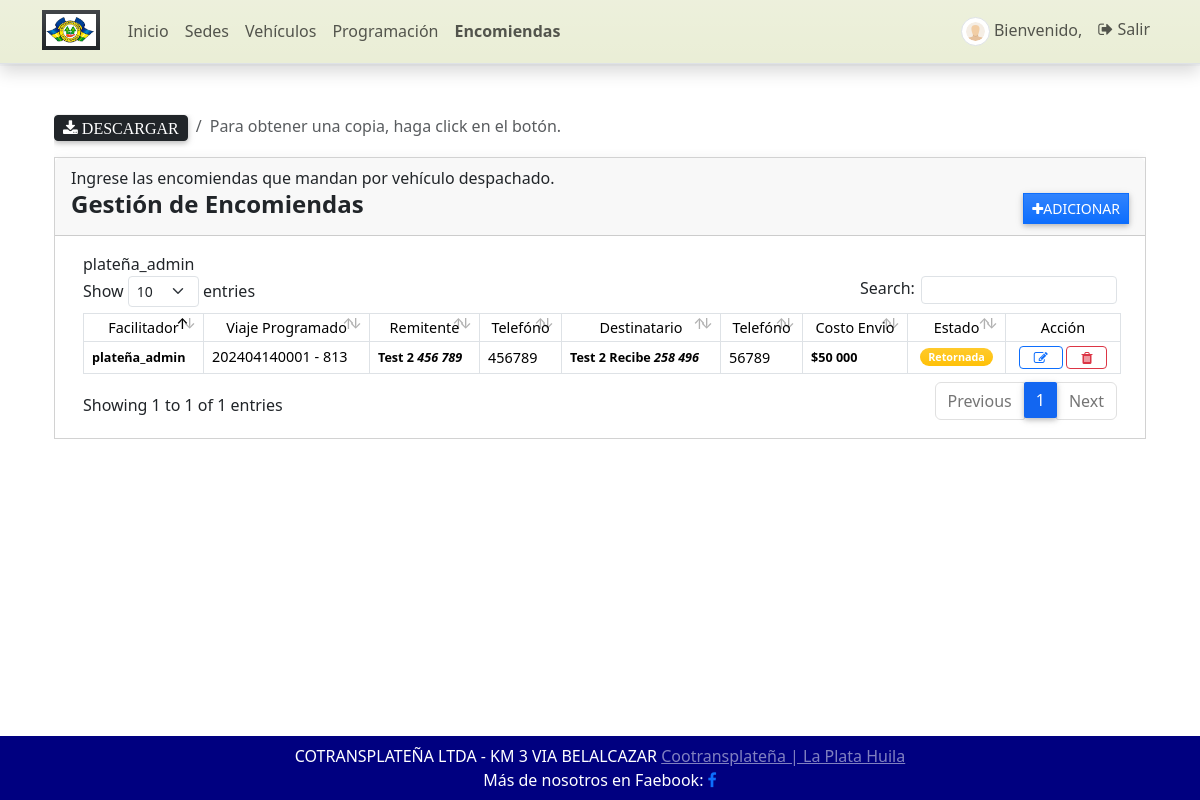
The page /encomienda (signed in) on the database its author committed.
### GestorApp/models.py (models this page shows, shortened)
class Encomienda(models.Model):
    programacion = models.ForeignKey(Programacion, on_delete=models.CASCADE)
    nombre_envio = models.CharField(max_length=100)
    cedula_envio = models.CharField(max_length=12)
    telefono_envio = models.CharField(max_length=12)
    nombre_recibido = models.CharField(max_length=100)
    cedula_recibido = models.CharField(max_length=12)
    telefono_recibido = models.CharField(max_length=12)
    costo_envio = models.IntegerField(default=0, validators=[MinValueValidator(5000), MaxValueValidator(75000)])
    estado = models.CharField(max_length=2, choices=(('1', 'Programada'), ('2', 'Despachada'), ('3', 'Cancelada'), ('4', 'Retornada')), default=1)
    fecha_creado = models.DateTimeField(default=timezone.now)
    fecha_actualizado = models.DateTimeField(auto_now=True)

class Programacion(models.Model):
    codigo = models.CharField(max_length=100)
    vehiculo = models.ForeignKey(Vehiculo, on_delete=models.CASCADE)
    conductor = models.ForeignKey(Conductor, on_delete=models.CASCADE)
    origen = models.ForeignKey(Sede, on_delete=models.CASCADE, related_name='origen')
    destino = models.ForeignKey(Sede, on_delete=models.CASCADE, related_name='destino')
    programacion = models.DateTimeField()
    precio = models.IntegerField(default=0, validators=[MinValueValidator(5000), MaxValueValidator(75000)])
    estado = models.CharField(max_length=2, choices=(('0','Cancelado'),('1','Programado'),('2','Despachado')), default=1)
    fecha_creado = models.DateTimeField(default=timezone.now)
    fecha_actualizado = models.DateTimeField(auto_now=True)
    def __str__(self):
        return str(self.codigo + ' - ' + self.vehiculo.numero_veh)
    class Meta:
        verbose_name_plural = 'Programaciones'

class Vehiculo(models.Model):
    propietario = models.ForeignKey(Propietario, on_delete=models.CASCADE, blank=True, null=True)
    numero_veh = models.CharField(max_length=5)
    placa_veh = models.CharField(max_length=8)
    asientos = models.PositiveIntegerField(default=0, validators=[MinValueValidator(1), MaxValueValidator(50)])
    estado = models.CharField(max_length=2, choices=(('1', 'Activo'), ('2', 'Inactivo'), ), default=1)
    fecha_creado = models.DateTimeField(default=timezone.now)
    fecha_actualizado = models.DateTimeField(auto_now=True)
    class Meta:
        verbose_name_plural = 'Vehículos'

### GestorApp/views.py (the view)
# urls.py: path('encomienda', views.encomienda, name='encomienda-pagina'),
@login_required
def encomienda(request: HttpRequest):
    semaforo_3 = {
        '1': 'bg-danger',
        '2': 'bg-dark',
        '3': 'bg-succes',
        '4': 'bg-warning',
    }
    context['page_title'] = "Encomienda"
    encomiendas = Encomienda.objects.all()
    context['encomiendas'] = encomiendas
    context['semaforo_3'] = semaforo_3
    return render(request, 'gestion/encomienda.html', context)

### GestorApp/forms.py
class ActualizarContrasena(PasswordChangeForm):
    old_password = forms.CharField(
        widget=forms.PasswordInput(attrs={'class': 'form-control form-control-sm rounded-0'}),
        label="Contraseña Anterior")
    new_password1 = forms.CharField(
        widget=forms.PasswordInput(attrs={'class': 'form-control form-control-sm rounded-0'}),
        label="Nueva Constraseña")
    new_password2 = forms.CharField(
        widget=forms.PasswordInput(attrs={'class': 'form-control form-control-sm rounded-0'}),
        label="Confirmar Nueva Contraseña")
    class Meta:
        model = User
        fields = ('old_password', 'new_password1', 'new_password2')

### GestorApp/templatetags/customfilter.py (called while the page is built)
@register.filter
def dict_key(d, k):
    return d[k]

### GestorApp/templates/gestion/encomienda.html (shortened to what this page needs)
{% extends 'core/base.html' %}
{% load humanize %}
{% block Contenido %}
{% load customfilter %}
    <div class="container-fluid">
        <div class="col-lg-12 col-md-12 col-sm-12 col-xs-14 table-responsive">
        <ol class="breadcrumb float-sm-right">
            <li class="breadcrumb-item"><a href="{% url 'encomienda_excel' %}" type="button" class="btn btn-sm btn-dark fa fa-download"> Descargar </a>
            <li class="breadcrumb-item active">Para obtener una copia, haga click en el botón.</li>
        </ol>
            <div class="card card-default rounded-0 shadow ">
               <div class="card-header">
                    <h7>Ingrese las encomiendas que mandan por vehículo despachado.</h7>
                    <div class="d-flex w-100 align-items-center justify-content-between">
                        <h4 class="card-title fw-bold text-wrap">Gestión de Encomiendas</h4>
                        <div class="tools">
                            <button type="button" class="btn btn-primary rounded-0 bg-gradient btn-sm" id='adiccion'><i class="fa fa-plus"></i>Adicionar</button>
                        </div>
                    </div>
            </div>
            <div class="card-body">
                <div class="container-fluid">
                    <table class="table table-bordered" id="encomienda-lista">
                        <thead>
                          <tr class="bg-gradient bg-secondary bg-opacity-50 text-light">
                            <th class="px-1 py-1 text-center">Facilitador</th>
                            <th class="px-1 py-1 text-center">Viaje Programado</th>
                            <th class="px-1 py-1 text-center">Remitente</th>
                            <th class="px-1 py-1 text-center">Telefóno</th>
                            <th class="px-1 py-1 text-center">Destinatario</th>
                            <th class="px-1 py-1 text-center">Telefóno</th>
                            <th class="px-1 py-1 text-center">Costo Envio</th>
                            <th class="px-1 py-1 text-center">Estado</th>
                            <th class="px-1 py-1 text-center">Acción</th>
                          </tr>
{{ user.username }}                        </thead>
                        <tbody>
                        {% for encomienda in encomiendas %}
                        <tr>
                           <td class="px-2 py-1 align-middle font-weight-bold small">{{ user.username }}</td>
                            <td class="px-1 py-1 align-middle"> <div class="lh-1"> {{ encomienda.programacion }} </div></td>
                            <td class="px-2 py-1 align-middle">
                                <div class="font-weight-bold small"> {{ encomienda.nombre_envio }}
                                    <i class="success"> {{ encomienda.cedula_envio|intcomma }} </i> </div>
                            </td>
                            <td class="px-2 py-1 align-middle">{{ encomienda.telefono_envio }}</td>
                            <td class="px-2 py-1 align-middle">
                                <div class="font-weight-bold small">   {{ encomienda.nombre_recibido }}
                                    <i class="success"> {{ encomienda.cedula_recibido|intcomma }} </i> </div>  </td>
                            <td class="px-2 py-1 align-middle">{{ encomienda.telefono_recibido }}</td>
                            <td class="px-2 py-1 align-middle font-weight-bold small"> ${{ encomienda.costo_envio|intcomma }}</td>
                            <td class="px-2 py-1 align-middle text-center">
                                 <span class="badge {{ semaforo_3|dict_key:encomienda.estado}} bg-gradient rounded-pill px-2">
                                    {{ encomienda.get_estado_display }} </span>
                            </td>
                            <td class="px-2 py-1 align-middle text-center">
                                <a class="btn btn-outline-primary btn-sm edit-data" href="javascript:void(0)" data-id="{{ encomienda.pk }}" title="Editar">
                                    <i class="fa fa-edit"></i>
                                </a>
                                <button class="btn btn-outline-danger btn-sm delete-data" type="button" data-id="{{ encomienda.pk }}" title="Eliminar">
                                    <i class="fa fa-trash"></i>
                                </button>
                            </td>
                        </tr>
                        {% endfor %}
                        </tbody>
                    </table>
                </div>
            </div>
        </div>
    </div>
{% endblock Contenido %}

### static/assets/default/css/style.css (style rules this page uses)
html, body { height: 100%; width: 100%; max-height: 100%; overflow: auto; display: flex; flex-direction: column; }
.bg-secondary { background-color: var(--bs-gray-500)!important; }

### rows shown on the page
Encomienda: programacion "202404140001 - 813", nombre_envio "Test 2", cedula_envio "456 789", telefono_envio "456789", nombre_recibido "Test 2 Recibe", cedula_recibido "258 496", telefono_recibido "56789", costo_envio "50 000", estado "Retornada"

### other values the page prints
{{ user.username }} "plateña_admin"
